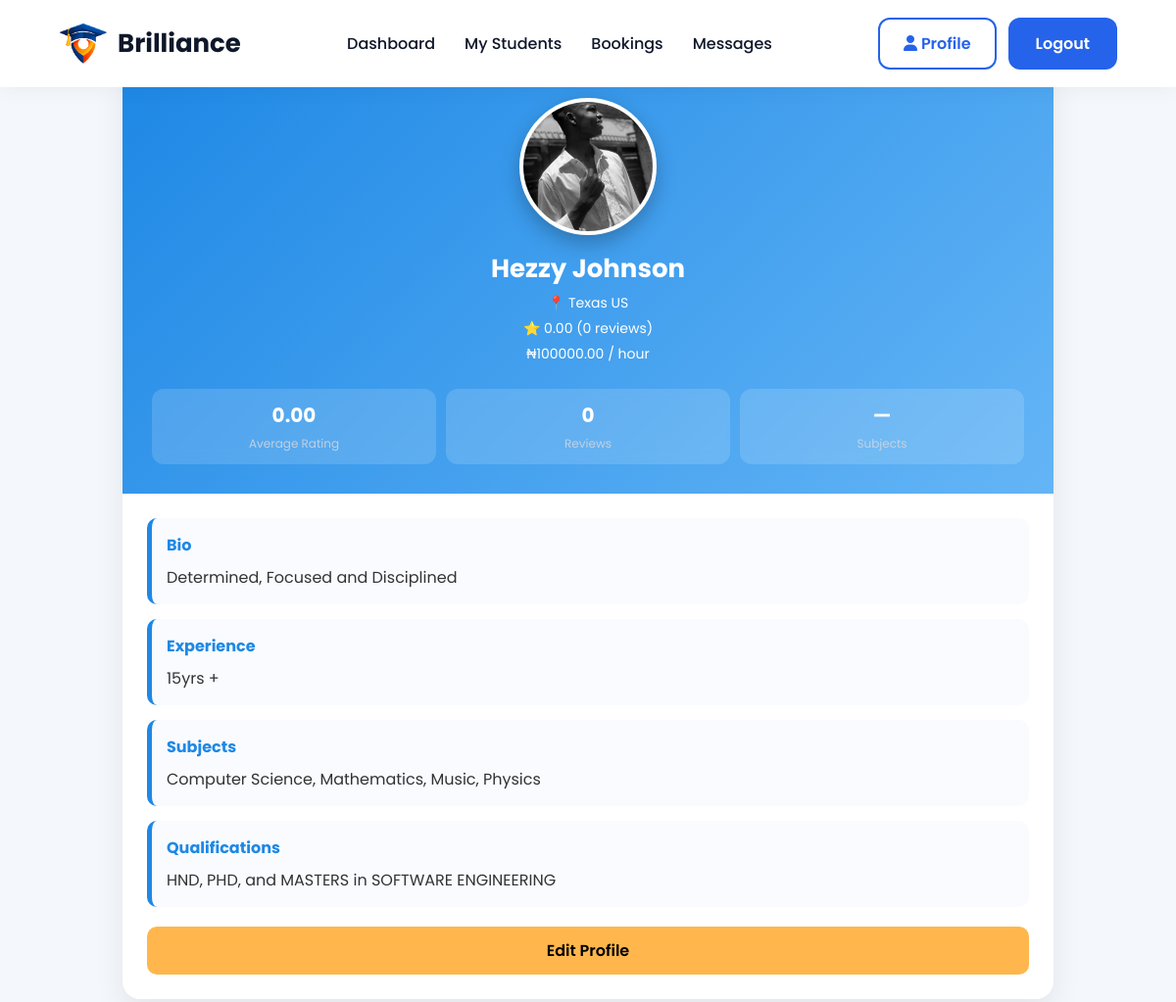
Page /tutor/tutor-profile.php (signed in) on the committed database.
### tables this page shows
CREATE TABLE IF NOT EXISTS `tutor_profile` (
  `id` int NOT NULL AUTO_INCREMENT,
  `user_id` int NOT NULL,
  `bio` text,
  `qualification` text,
  `experience` text,
  `location` varchar(255) DEFAULT NULL,
  `hourly_rate` decimal(10,2) DEFAULT '0.00',
  `profile_pic` varchar(255) DEFAULT NULL,
  `is_verified` tinyint(1) DEFAULT '0',
  `rating_avg` decimal(4,2) DEFAULT '0.00',
  `total_reviews` int DEFAULT '0',
  `created_at` timestamp NULL DEFAULT CURRENT_TIMESTAMP,
  `updated_at` timestamp NULL DEFAULT CURRENT_TIMESTAMP ON UPDATE CURRENT_TIMESTAMP,
  PRIMARY KEY (`id`),
  UNIQUE KEY `uq_user_id` (`user_id`),
  KEY `idx_user_id` (`user_id`)
);

CREATE TABLE IF NOT EXISTS `users` (
  `id` int NOT NULL AUTO_INCREMENT,
  `fullname` varchar(120) NOT NULL,
  `email` varchar(150) NOT NULL,
  `password` varchar(255) NOT NULL,
  `role` enum('parent','tutor','admin') NOT NULL,
  `created_at` timestamp NULL DEFAULT CURRENT_TIMESTAMP,
  PRIMARY KEY (`id`),
  UNIQUE KEY `email` (`email`)
);

### processes/tutor-profile-processes.php (called while the page is built, shortened)
<?php
$db = new Database();
$conn = $db->connect();
$user_id = $_SESSION['user_id'];
$stmt = $conn->prepare("
    SELECT
        u.fullname,
        t.bio,
        t.qualification,
        t.experience,
        t.location,
        t.hourly_rate,
        t.profile_pic,
        t.is_verified,
        t.rating_avg,
        t.total_reviews
    FROM users u
    LEFT JOIN tutor_profile t ON u.id = t.user_id
    WHERE u.id = ?
");
$stmt->execute([$user_id]);
$data = $stmt->fetch(PDO::FETCH_ASSOC);
try {
    $sstmt = $conn->prepare("SELECT s.name FROM tutor_subjects ts JOIN subjects s ON ts.subject_id = s.id WHERE ts.tutor_id = ? ORDER BY s.name");
    $sstmt->execute([$user_id]);
    $subrows = $sstmt->fetchAll(PDO::FETCH_COLUMN);
    $data['subjects'] = $subrows;
} catch (PDOException $e) {
    $data['subjects'] = [];
}
?>

### tutor/tutor-profile.php (the view, shortened to what this page needs)
<?php
 require_once __DIR__ . '/../processes/tutor-profile-processes.php';
?>
<?php if(isset($_SESSION['success'])): ?>
    <div class="success-msg"><?php echo $_SESSION['success']; unset($_SESSION['success']); ?></div>
<?php endif; ?>
<!DOCTYPE html>
<html lang="en">
<head>
     <link rel="stylesheet" href="https://cdnjs.cloudflare.com/ajax/libs/font-awesome/6.5.1/css/all.min.css">
    <link rel="stylesheet" href="/brilliance/assets/css/style.css">
    <link rel="stylesheet" href="/brilliance/assets/css/tutor-profile.css">
</head>
<body>
<?php include '../includes/tutor-navbar.php'; ?>
<div class="profile-wrapper">
    <div class="profile-card">
        <div class="profile-header">
            <div class="profile-img">
                <?php if(!empty($data['profile_pic'])): ?>
                    <img src="../uploads/<?php echo htmlspecialchars($data['profile_pic']); ?>" alt="Profile" class="profile-avatar-large">
                <?php else: ?>
                    <div class="no-img">No Image</div>
                <?php endif; ?>
            </div>
            <div class="profile-info">
                <h2>
                    <?php echo htmlspecialchars($data['fullname'] ?? 'Tutor'); ?>
                </h2>
                <p class="location">
                    📍 <?php echo htmlspecialchars($data['location'] ?? 'No location set'); ?>
                </p>
                <p class="rating">
                    ⭐ <?php echo $data['rating_avg'] ?? '0'; ?>
                    (<?php echo $data['total_reviews'] ?? '0'; ?> reviews)
                </p>
                <p class="rate">
                    ₦<?php echo $data['hourly_rate'] ?? '0'; ?> / hour
                </p>
            </div>
            <div class="stats-row">
                <div class="stat">
                    <h4><?php echo $data['rating_avg'] ?? '0'; ?></h4>
                    <p>Average Rating</p>
                </div>
                <div class="stat">
                    <h4><?php echo $data['total_reviews'] ?? '0'; ?></h4>
                    <p>Reviews</p>
                </div>
                <div class="stat">
                    <h4>—</h4>
                    <p>Subjects</p>
                </div>
            </div>
        </div>
        <div class="profile-body">
            <div class="section">
                <h3>Bio</h3>
                <p><?php echo $data['bio'] ?? 'No bio yet'; ?></p>
            </div>
            <div class="section">
                <h3>Experience</h3>
                <p><?php echo $data['experience'] ?? 'No experience added'; ?></p>
            </div>
            <div class="section">
                <h3>Subjects</h3>
                <p>
                    <?php if (!empty($data['subjects'])): ?>
                        <?= htmlspecialchars(implode(', ', $data['subjects'])) ?>
                    <?php else: ?>
                        No subjects added
                    <?php endif; ?>
                </p>
            </div>
            <div class="section">
                <h3>Qualifications</h3>
                <p><?php echo nl2br(htmlspecialchars($data['qualification'] ?? 'No qualifications added')); ?></p>
            </div>
            <a href="tutor-edit-profile.php" class="btn">Edit Profile</a>
        </div>
    </div>
</div>
</body>
</html>

### assets/css/style.css (style rules this page uses)
:root { --primary:#2563eb; --primary-dark:#1d4ed8; --secondary:#f59e0b; --dark:#0f172a; --text:#475569; --light:#ffffff; --bg:#f8fafc; --border:#e2e8f0; }
* { margin:0; padding:0; box-sizing:border-box; font-family:'Poppins',sans-serif; }
body { background:var(--bg); color:var(--dark); overflow-x:hidden; }
.stat p { color:#cbd5e1; }

### assets/css/tutor-profile.css (style rules this page uses)
body { margin: 0; font-family: 'Poppins', Arial, sans-serif; background: #f4f7fb; color: #333; }
.profile-wrapper { display: flex; justify-content: center; padding: 40px 15px; }
.profile-card { width: 100%; max-width: 950px; background: #fff; border-radius: 18px; box-shadow: 0 12px 30px rgba(0,0,0,0.08); overflow: hidden; border-top: 5px solid #1e88e5; }
.profile-header { padding: 30px; background: linear-gradient(135deg, #1e88e5, #64b5f6); color: #fff; position: relative; }
.profile-img { display: flex; justify-content: center; margin-bottom: 15px; }
.profile-avatar-large { width: 140px; height: 140px; border-radius: 50%; object-fit: cover; border: 4px solid #fff; box-shadow: 0 8px 20px rgba(0,0,0,0.25); background: #fff; }
.profile-info { text-align: center; }
.profile-info h2 { margin: 10px 0 5px; font-size: 26px; display: flex; justify-content: center; align-items: center; gap: 10px; }
.location, .rating, .rate { margin: 5px 0; font-size: 14px; }
.stats-row { display: flex; justify-content: space-between; margin-top: 25px; gap: 10px; flex-wrap: wrap; }
.stat { flex: 1; min-width: 120px; background: rgba(255,255,255,0.15); padding: 12px; border-radius: 12px; text-align: center; backdrop-filter: blur(6px); }
.stat h4 { margin: 0; font-size: 20px; }
.stat p { margin: 5px 0 0; font-size: 12px; opacity: 0.9; }
.profile-body { padding: 25px; }
.section { background: #f9fbff; padding: 15px; margin-bottom: 15px; border-left: 5px solid #1e88e5; border-radius: 10px; }
.section h3 { margin: 0 0 8px; color: #1e88e5; font-size: 16px; }
.btn { display: block; text-align: center; padding: 12px; background: #ffb74d; color: #000; font-weight: 600; text-decoration: none; border-radius: 10px; margin-top: 20px; transition: 0.3s ease; }

### rows in the picture
tutor_profile: profile_pic (picture), user.fullname "Hezzy Johnson", location "Texas US", rating_avg "0.00", total_reviews "0", hourly_rate "100000.00", bio "Determined, Focused and Disciplined", experience "15yrs +", qualification "HND, PHD, and MASTERS in SOFTWARE ENGINEERING"

### other values in the picture
implode(', ', $data['subjects']) "Computer Science, Mathematics, Music, Physics"
